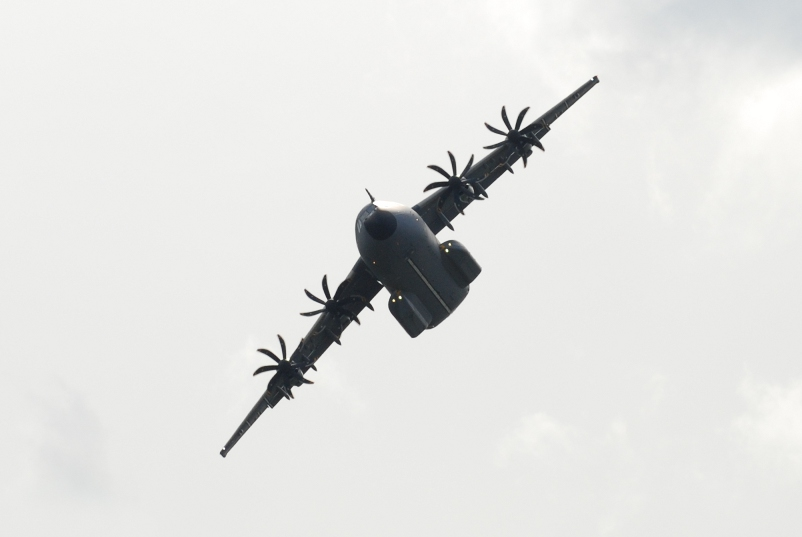
#> input picture labs/lab03/data/samolot11.jpg, 802 x 537 px
$ python lab03_a.py   (older library calls are emulated)
#> lines starting #> are read from the running program, lines starting #| are printed output that depends on the picture; after the words box and inside, x2 and y2 are one past the last pixel; in counts of white or black regions, pixels touching at a corner belong together
#> the answer given: data
#!/usr/bin/python3

import cv2
import numpy as np
import os
import random as rand
from matplotlib import pyplot as plt

def gen_random_color():
    color = []
    for i in range(3):
        color.append(rand.randint(50, 225))
    return color

class imageProcessing:
    def __init__(self, fileList):
        self.files = fileList
        self.images = []
        self.images_g = []
        self.images_m = []

        for img in self.files:
           self.images.append(cv2.imread(img))

    def processing_images(self):
        kernel = np.ones((5,5), np.uint8)
        for i in range(len(self.files)):
            self.images_g.append(cv2.cvtColor(self.images[i], cv2.COLOR_BGR2GRAY))

            opening = cv2.morphologyEx(self.images_g[i], cv2.MORPH_OPEN, kernel)
            #closing = cv2.morphologyEx(opening, cv2.MORPH_CLOSE, kernel)
            #opening = closing

            bilater = cv2.bilateralFilter(opening, -1, (1.0 - 0.3) * np.std(self.images_g[i]), 10)
            #bilater = cv2.bilateralFilter(opening, 9, 75, 75)
            img_g = cv2.GaussianBlur(bilater, (3, 3), 0)

            v = np.median(img_g)
            lower = int(max(0, (1.0 - 0.3) * v))
            upper = int(min(255, (1.0 + 0.2) * v))

            edges = cv2.Canny(img_g, lower, upper)

            final_img = cv2.erode(cv2.dilate(edges, kernel, iterations = 1), kernel, iterations = 1)

            self.images_m.append(final_img)

            imgMod = cv2.morphologyEx(final_img, cv2.MORPH_CLOSE, kernel)
            x, contours, z = cv2.findContours(imgMod, cv2.RETR_EXTERNAL, cv2.CHAIN_APPROX_SIMPLE)

            for lp in range(len(contours)):
                moments = cv2.moments(contours[lp])
                self.images_g[i] = cv2.drawContours(self.images[i], contours, lp, gen_random_color(), thickness=2)
                self.images_g[i] = cv2.circle(self.images_g[i], (int(moments['m10'] / max(moments['m00'], 0.001)), int(moments['m01'] /max( moments['m00'], 0.001))), 5, (255, 255, 255), -1)
#> this loop made 7 passes
#> pass 1, in processing_images, `edges = cv2.Canny(img_g, lower, upper)`:
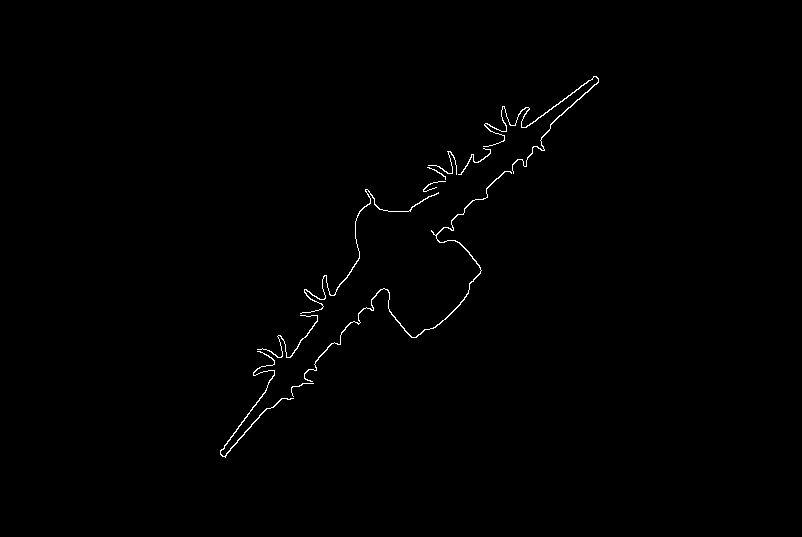
#> edges: shape (537, 802); 0.55% white in thin lines or dots, all inside (x1, y1, x2, y2) = (220, 76, 599, 458)
#> after the loop:
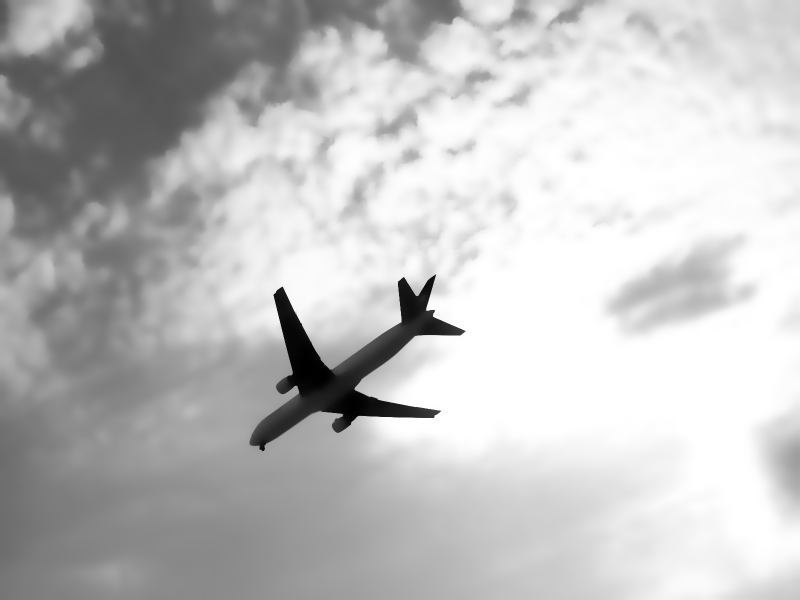
#> bilater: shape (1200, 1600) (shown at 1/2 size); min 0, max 255, mean 192.9
#> after the loop:
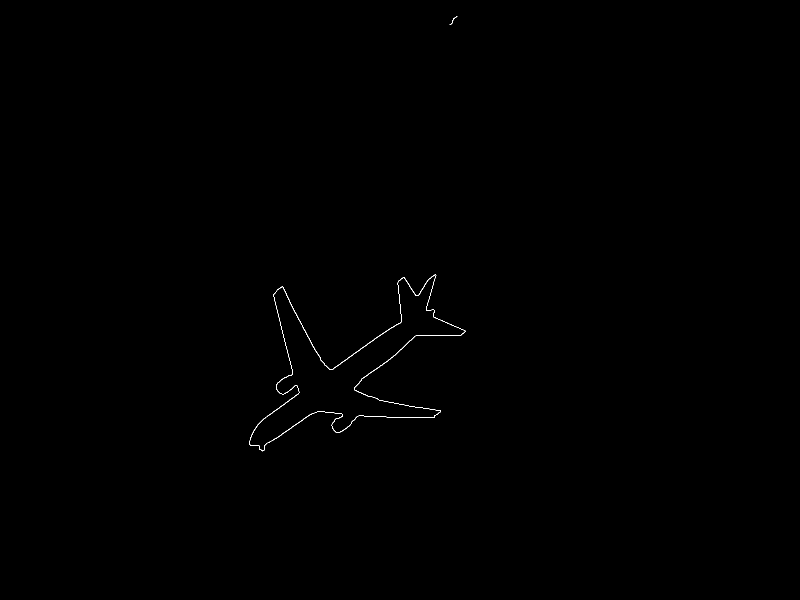
#> edges: shape (1200, 1600) (shown at 1/2 size); 0.13% white in thin lines or dots, all inside (x1, y1, x2, y2) = (499, 33, 931, 903)

    def generate_images(self):
        #plt.subplot(2,2,1), plt.imshow(img, cmap = 'gray'), plt.title('Orginal')
        #plt.subplot(2,2,2), plt.imshow(final_img, cmap = 'gray'), plt.title('Processed')

        num = len(self.files)
        cols = min(num, 3)
        rows = num // cols
        if(num % cols != 0):
            rows += 1


        # [7 lines of commented-out code are left out]

        fig, plots = plt.subplots(rows, cols, figsize=(30, 42))
        for r in range(rows):
            for c in range(cols):
                if(r * cols + c < num):
                    plots[r,c].imshow(self.images_m[r * cols + c], cmap = 'gray')
                    plots[r,c].tick_params(axis='both', which='both', bottom='off', top='off', left='off', right='off', labelleft='off', labelbottom='off')

        plt.tight_layout()
        fig.savefig('ex1.pdf', facecolor='black')
        plt.close()

        fig, plots = plt.subplots(rows, cols, figsize=(90, 126))
        for r in range(rows):
            for c in range(cols):
                if(r * cols + c < num):
                    plots[r,c].imshow(self.images_g[r * cols + c])
                    plots[r,c].tick_params(axis='both', which='both', bottom='off', top='off', left='off', right='off', labelleft='off', labelbottom='off')

        plt.tight_layout()
        fig.savefig('ex2.pdf')
        plt.close()

if __name__ == "__main__":
	pto = input("Name of the data folder: ")
	print("PROCESSING, Please wait.")

	objects = ["samolot11.jpg", "samolot10.jpg",
				"samolot02.jpg","samolot17.jpg",
				"samolot05.jpg","samolot15.jpg",
				"samolot04.jpg","samolot03.jpg",
				"samolot13.jpg","samolot16.jpg",
				"samolot07.jpg", "samolot08.jpg"]

	pto = pto + str('/')
	objects = [pto + obj for obj in objects]

	# [4 lines of commented-out code are left out]

	planes = imageProcessing(objects)
#> (the run stopped early here; a loop or call above may not have finished)
